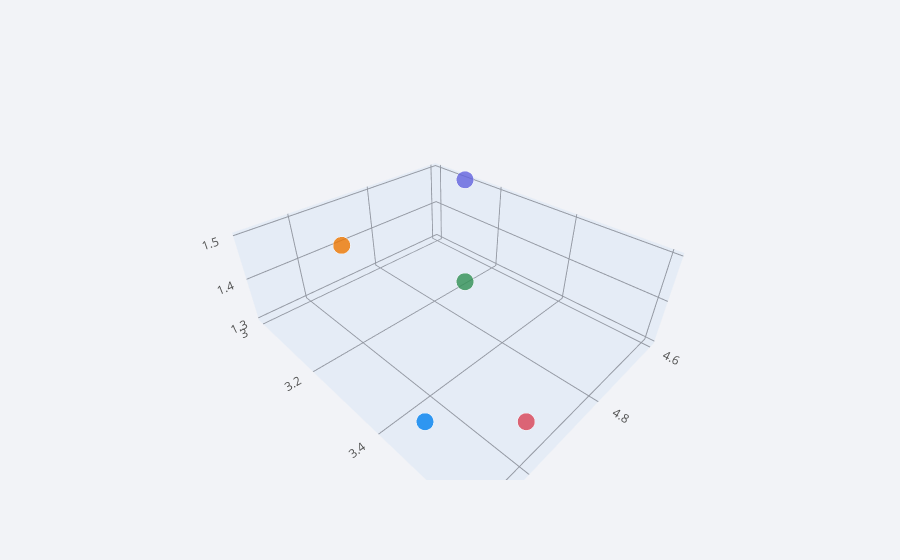

Here is the notebook cell this chart was saved with:
### Code cell
df.head().iplot(kind='scatter3d',x='SepalLengthCm',y='SepalWidthCm', z='PetalLengthCm')

### Figure 1 — Plotly figure (JSON) as saved in the notebook; plotly's stock layout.template omitted (floating-point values rounded to 4 significant figures)
{"data": [{"marker": {"color": ["rgba(0, 128, 240, 1.0)", "rgba(238, 118, 0, 1.0)", "rgba(48, 144, 84, 1.0)", "rgba(98, 98, 222, 1.0)", "rgba(217, 66, 85, 1.0)"], "opacity": 0.8, "size": [12, 12, 12, 12, 12], "symbol": "circle"}, "mode": "markers", "text": ["0", "1", "2", "3", "4"], "type": "scatter3d", "x": [5.1, 4.9, 4.7, 4.6, 5], "y": [3.5, 3, 3.2, 3.1, 3.6], "z": [1.4, 1.4, 1.3, 1.5, 1.4]}], "layout": {"legend": {"bgcolor": "#F2F3F7", "font": {"color": "#505050"}}, "paper_bgcolor": "#F2F3F7", "plot_bgcolor": "#F2F3F7", "scene": {"xaxis": {"gridcolor": "#9499A3", "showgrid": true, "tickfont": {"color": "#505050"}, "title": {"font": {"color": "#505050"}, "text": ""}, "zerolinecolor": "#9499A3"}, "yaxis": {"gridcolor": "#9499A3", "showgrid": true, "tickfont": {"color": "#505050"}, "title": {"font": {"color": "#505050"}, "text": ""}, "zerolinecolor": "#9499A3"}, "zaxis": {"gridcolor": "#9499A3", "showgrid": true, "tickfont": {"color": "#505050"}, "title": {"font": {"color": "#505050"}, "text": ""}, "zerolinecolor": "#9499A3"}}, "title": {"font": {"color": "#484848"}}}}
